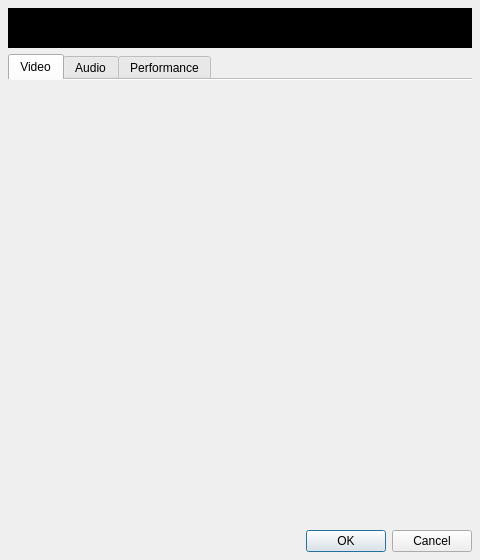
<?xml version="1.0" encoding="UTF-8"?>
<ui version="4.0">
 <class>WWConfigMainWindow</class>
 <widget class="QMainWindow" name="WWConfigMainWindow">
  <property name="geometry"><rect><x>0</x><y>0</y><width>480</width><height>560</height></rect></property>
  <property name="minimumSize"><size><width>440</width><height>520</height></size></property>
  <property name="windowTitle"><string>Renegade Config</string></property>
  <property name="windowIcon"><iconset resource="resources.qrc"><normaloff>:/wwconfig/wwconfig.ico</normaloff>:/wwconfig/wwconfig.ico</iconset></property>
  <widget class="QWidget" name="centralWidget">
   <layout class="QVBoxLayout" name="mainLayout" stretch="0,1,0">
    <property name="spacing"><number>6</number></property>
    <property name="leftMargin"><number>8</number></property>
    <property name="topMargin"><number>8</number></property>
    <property name="rightMargin"><number>8</number></property>
    <property name="bottomMargin"><number>8</number></property>
    <item>
     <widget class="QLabel" name="banner">
      <property name="sizePolicy"><sizepolicy hsizetype="Expanding" vsizetype="Fixed"><horstretch>0</horstretch><verstretch>0</verstretch></sizepolicy></property>
      <property name="minimumSize"><size><width>0</width><height>40</height></size></property>
      <property name="styleSheet"><string notr="true">background-color: black; color: white;</string></property>
      <property name="frameShape"><enum>QFrame::Panel</enum></property>
      <property name="frameShadow"><enum>QFrame::Sunken</enum></property>
      <property name="pixmap"><pixmap resource="resources.qrc">:/wwconfig/logo.bmp</pixmap></property>
      <property name="alignment"><set>Qt::AlignCenter</set></property>
     </widget>
    </item>
    <item>
     <widget class="QTabWidget" name="tabWidget">
      <property name="currentIndex"><number>0</number></property>
      <property name="documentMode"><bool>true</bool></property>
      <widget class="QWidget" name="videoTab">
       <attribute name="title"><string>Video</string></attribute>
       <layout class="QVBoxLayout" name="videoPageLayout">
        <property name="leftMargin"><number>0</number></property><property name="topMargin"><number>0</number></property>
        <property name="rightMargin"><number>0</number></property><property name="bottomMargin"><number>0</number></property>
       </layout>
      </widget>
      <widget class="QWidget" name="audioTab">
       <attribute name="title"><string>Audio</string></attribute>
       <layout class="QVBoxLayout" name="audioPageLayout">
        <property name="leftMargin"><number>0</number></property><property name="topMargin"><number>0</number></property>
        <property name="rightMargin"><number>0</number></property><property name="bottomMargin"><number>0</number></property>
       </layout>
      </widget>
      <widget class="QWidget" name="performanceTab">
       <attribute name="title"><string>Performance</string></attribute>
       <layout class="QVBoxLayout" name="performancePageLayout">
        <property name="leftMargin"><number>0</number></property><property name="topMargin"><number>0</number></property>
        <property name="rightMargin"><number>0</number></property><property name="bottomMargin"><number>0</number></property>
       </layout>
      </widget>
     </widget>
    </item>
    <item><widget class="QDialogButtonBox" name="buttonBox"><property name="standardButtons"><set>QDialogButtonBox::Cancel|QDialogButtonBox::Ok</set></property></widget></item>
   </layout>
  </widget>
 </widget>
 <tabstops><tabstop>tabWidget</tabstop><tabstop>buttonBox</tabstop></tabstops>
 <resources><include location="resources.qrc"/></resources>
 <connections/>
</ui>
